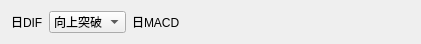
       <widget class="QWidget" name="widget_13" native="true">
        <property name="geometry">
         <rect>
          <x>1270</x>
          <y>560</y>
          <width>421</width>
          <height>40</height>
         </rect>
        </property>
        <layout class="QHBoxLayout" name="horizontalLayout_124">
         <item>
          <layout class="QHBoxLayout" name="horizontalLayout_36">
           <item>
            <widget class="QLabel" name="label_191">
             <property name="text">
              <string>日DIF</string>
             </property>
            </widget>
           </item>
           <item>
            <widget class="QComboBox" name="comboBox_37">
             <item>
              <property name="text">
               <string>向上突破</string>
              </property>
             </item>
             <item>
              <property name="text">
               <string>向下跌破</string>
              </property>
             </item>
            </widget>
           </item>
           <item>
            <widget class="QLabel" name="label_54">
             <property name="text">
              <string>日MACD</string>
             </property>
            </widget>
           </item>
          </layout>
         </item>
         <item>
          <spacer name="horizontalSpacer_70">
           <property name="orientation">
            <enum>Qt::Horizontal</enum>
           </property>
           <property name="sizeHint" stdset="0">
            <size>
             <width>40</width>
             <height>20</height>
            </size>
           </property>
          </spacer>
         </item>
        </layout>
       </widget>
